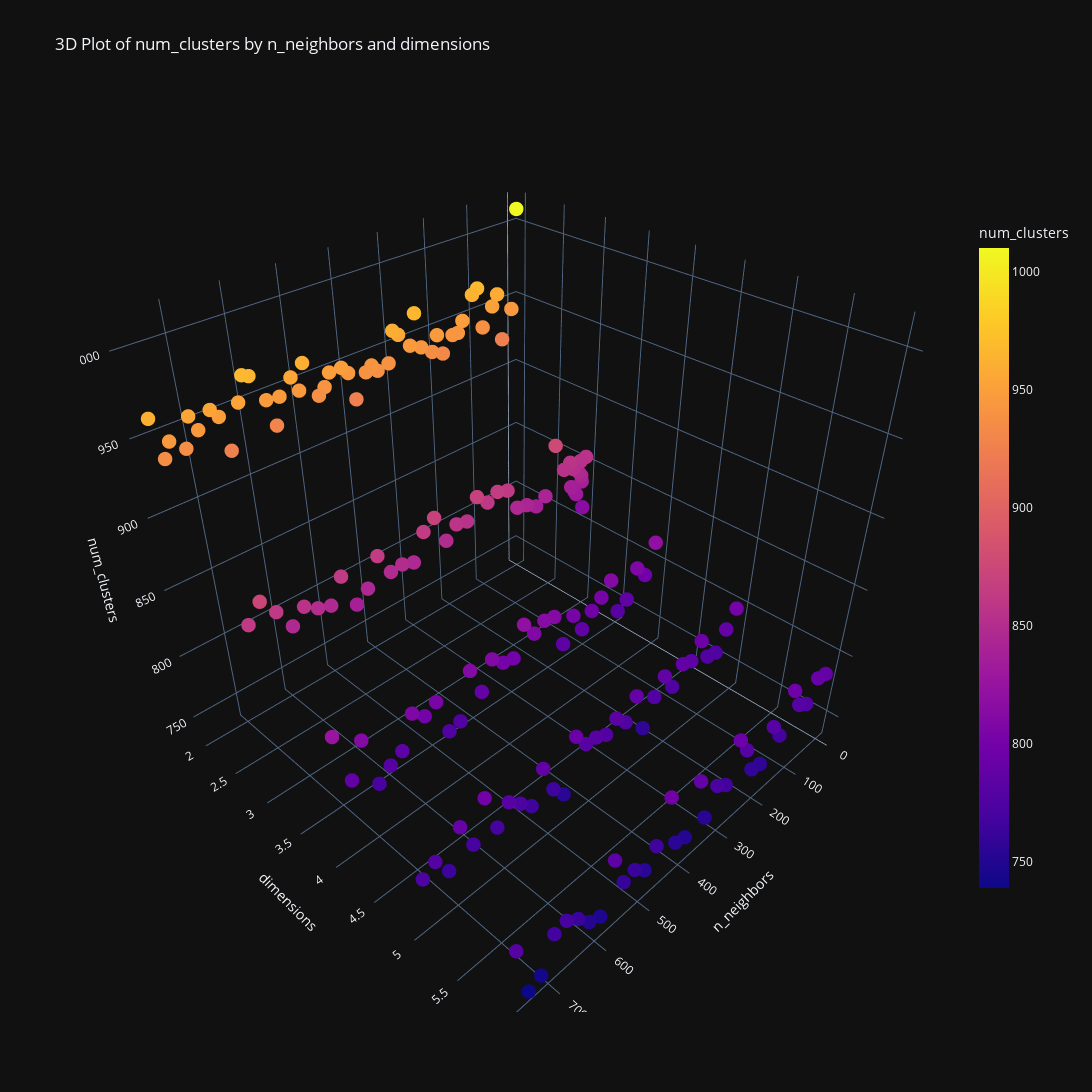

Notebook source saved alongside this figure:
### Code cell
fig = dr_exper_plot3d(metrics, z_metric='num_clusters')
fig.show()

### Figure 1 — Plotly figure (JSON) as saved in the notebook; plotly's stock layout.template omitted (floating-point values rounded to 4 significant figures; data arrays with more than 128 entries replaced by an {"elided": "..."} marker saying what was removed)
{"data": [{"hovertemplate": "n_neighbors=%{x}<br>dimensions=%{y}<br>num_clusters=%{marker.color}<extra></extra>", "legendgroup": "", "marker": {"color": {"elided": "181 int values"}, "coloraxis": "coloraxis", "symbol": "circle", "size": 5}, "mode": "markers", "name": "", "scene": "scene", "showlegend": false, "x": {"elided": "181 int values"}, "y": {"elided": "181 int values"}, "z": {"elided": "181 int values"}, "type": "scatter3d"}], "layout": {"scene": {"domain": {"x": [0.0, 1.0], "y": [0.0, 1.0]}, "xaxis": {"title": {"text": "n_neighbors"}}, "yaxis": {"title": {"text": "dimensions"}}, "zaxis": {"title": {"text": "num_clusters"}}}, "coloraxis": {"colorbar": {"title": {"text": "num_clusters"}, "len": 0.75}, "colorscale": [[0.0, "#0d0887"], [0.1111, "#46039f"], [0.2222, "#7201a8"], [0.3333, "#9c179e"], [0.4444, "#bd3786"], [0.5556, "#d8576b"], [0.6667, "#ed7953"], [0.7778, "#fb9f3a"], [0.8889, "#fdca26"], [1.0, "#f0f921"]], "cmin": 739, "cmax": 1010}, "legend": {"tracegroupgap": 0}, "title": {"text": "3D Plot of num_clusters by n_neighbors and dimensions"}, "width": 1600, "height": 1600}}
